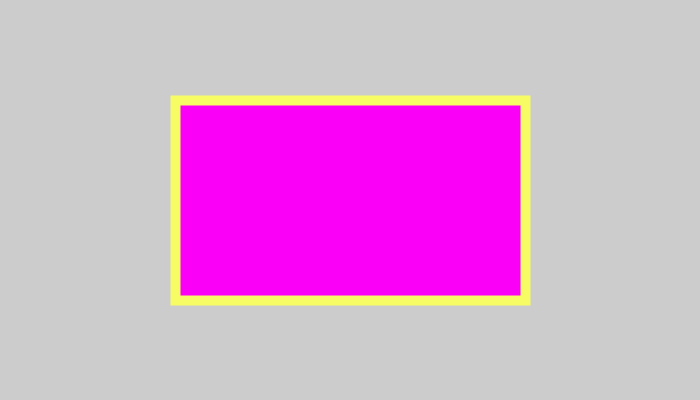
Frame 1 (no input)
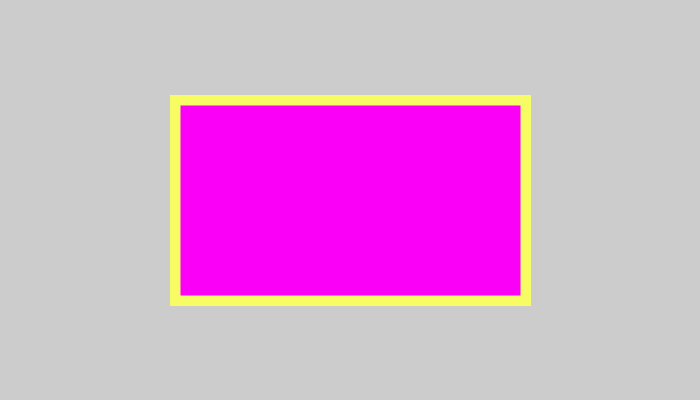
Frame 60 (the mouse pressed at the canvas centre just before this capture)
Frame 120 (the mouse held since frame 60 and released just before this capture): identical to frame 60, image omitted

The Processing sketch that drew these frames (run headless with seeded random() and noise(); from frame 60 on, the mouse is pressed at the canvas centre):

// Processing sketch: Hello_World_color
// ── Hello_World_color.pde
//Global Variables
int appWidth, appHeight;
float centerWidth, centerHeight, xStart, yStart, widthRect, heightRect;
color black=#000000, white=#FFFFFF, purple=#FA00F6, yellow=#F8FC64;
color yellowNightMode=#F8FC00, purpleNightMode=#FA0096;
float thick, thin;
Boolean grayScale=false, randomColour=false, blackBackground=false, nightMode=false;
//
void setup() {
  //Declare Display Geometry: square, landscape, portrait
  size(700, 400); //Use size for debugging
  //fullScreen(); //Use fullScreen for easy deployment
  appWidth = width;
  appHeight = height;
  //
  //Concatenation
  println("\t\t\tWidth="+width, "\tHeight="+height); //key variables
  println("Display Monitor:", "\twidth="+displayWidth, "& height="+displayHeight);
  //
  //Ternary Operator
  String ls="Landscape or Square", p="portrait", DO="Display Orientation", instruct="Bru, turn your phun";
  //String orientation = ( appWidth >= appHeight ) ? ls : p;
  //println (DO, orientation);
  if ( appWidth < appHeight ) { //Declare Landscape Mode
    println(instruct);
  } else {
    //Fit CANVAS into Display Monitor
    if ( appWidth > displayWidth ) appWidth = 0; //CANVAS-width will not fit
    if ( appHeight > displayHeight ) appHeight = 0; //CANVAS-height will not fit
    if ( appWidth != 0 && appHeight != 0 ) {
      print("Display Geoemtry is Good to Go.");
    } else {
      println("STOP, is broken");
    }
  }
  //
  //If ORIENTATION is wrong ... feedback to change it
  //if ( orientation==p ) println(instruct);
  //
  //Population
  centerWidth = appWidth * 1/2;
  centerHeight = appHeight * 1/2;
  xStart = centerWidth - ( appWidth * 1/4 ) ;
  yStart = centerHeight - ( appHeight * 1/4 ) ;;
  widthRect = appWidth * 1/2;
  heightRect = appHeight * 1/2;
  thick = appWidth * 1/70;
  thin =  appWidth * 1/140;
} //End setup
//
void draw() {
  if ( grayScale == true ) background(225); //Gray Scale 0-255
  //random(a, b)
  if ( randomColour == true ) background( color( random(0, 255), random(255), random(255) ) ); //color(r,g,b), Casting 
  //Night Mode
  if ( blackBackground == true ) background(black);
  //
  strokeWeight(thick); //noStroke()
  //Night Mode Decision
  if ( nightMode == true )
  {
    stroke(yellowNightMode);
    fill(purpleNightMode);
  } else
  {
    stroke(yellow);
    fill(purple);
  }
  rect(xStart, yStart, widthRect, heightRect);
  // Reset default
  fill(white);
  stroke(black);
  strokeWeight(1);
} //End draw
//
void keyPressed() {
  grayScale = false;
  randomColour = false;
  blackBackground = false;
  if ( key=='A' || key=='a' ) grayScale = true;
  if ( key=='S' || key=='s' ) randomColour = true;
  if ( key=='W' || key=='w' ) blackBackground = true;
} //End keyPressed
//
void mousePressed() {
 if (mouseButton == LEFT) nightMode=true;
 if (mouseButton == RIGHT) nightMode= false;
} //End mousePressed
//
// End Main Program
